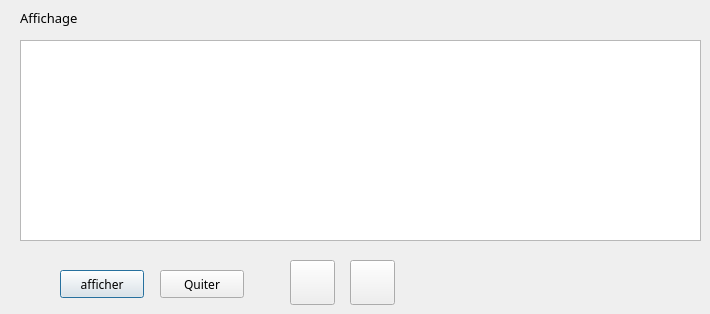
      <widget class="QWidget" name="tab_10">
       <attribute name="title">
        <string>Affichage</string>
       </attribute>
       <widget class="QTableView" name="tableView">
        <property name="geometry">
         <rect>
          <x>20</x>
          <y>40</y>
          <width>681</width>
          <height>201</height>
         </rect>
        </property>
       </widget>
       <widget class="QLabel" name="label_2">
        <property name="geometry">
         <rect>
          <x>20</x>
          <y>10</y>
          <width>141</width>
          <height>16</height>
         </rect>
        </property>
        <property name="font">
         <font>
          <family>MS Reference Sans Serif</family>
          <pointsize>10</pointsize>
          <weight>50</weight>
          <bold>false</bold>
         </font>
        </property>
        <property name="text">
         <string>Affichage</string>
        </property>
       </widget>
       <widget class="QPushButton" name="pushButton_PDFProd">
        <property name="geometry">
         <rect>
          <x>350</x>
          <y>260</y>
          <width>45</width>
          <height>45</height>
         </rect>
        </property>
        <property name="minimumSize">
         <size>
          <width>45</width>
          <height>45</height>
         </size>
        </property>
        <property name="font">
         <font>
          <family>MS Shell Dlg 2</family>
          <pointsize>12</pointsize>
          <weight>50</weight>
          <italic>false</italic>
          <bold>false</bold>
         </font>
        </property>
        <property name="styleSheet">
         <string notr="true">QPushButton{

    font: 12pt &quot;MS Shell Dlg 2&quot;;

color:white;

background-image:url(C:/Users/ASUS/Documents/kiosqueK/pdf(1));

background-position:  center;

background-repeat:no-repeat;

				   }</string>
        </property>
        <property name="text">
         <string/>
        </property>
       </widget>
       <widget class="QPushButton" name="pushButton">
        <property name="geometry">
         <rect>
          <x>290</x>
          <y>260</y>
          <width>45</width>
          <height>45</height>
         </rect>
        </property>
        <property name="minimumSize">
         <size>
          <width>45</width>
          <height>45</height>
         </size>
        </property>
        <property name="styleSheet">
         <string notr="true">QPushButton{

    font: 12pt &quot;MS Shell Dlg 2&quot;;

color:white;

background-image:url(C:/Users/ASUS/Documents/kiosqueK/excel);

background-position:  center;

background-repeat:no-repeat;

				   }</string>
        </property>
        <property name="text">
         <string/>
        </property>
       </widget>
       <widget class="QPushButton" name="quitter_afficher">
        <property name="geometry">
         <rect>
          <x>160</x>
          <y>270</y>
          <width>84</width>
          <height>28</height>
         </rect>
        </property>
        <property name="font">
         <font>
          <family>MS Reference Sans Serif</family>
         </font>
        </property>
        <property name="contextMenuPolicy">
         <enum>Qt::NoContextMenu</enum>
        </property>
        <property name="styleSheet">
         <string notr="true">QPushButton::hover
{
	background-color: qlineargradient(spread:pad, x1:0, y1:0.511, x2:1, y2:0.511, stop:0 rgba(0, 207, 179, 255),stop:1 rgb(108, 135, 255));

}</string>
        </property>
        <property name="text">
         <string>Quiter</string>
        </property>
        <property name="autoDefault">
         <bool>false</bool>
        </property>
        <property name="default">
         <bool>false</bool>
        </property>
        <property name="flat">
         <bool>false</bool>
        </property>
       </widget>
       <widget class="QPushButton" name="afficher">
        <property name="geometry">
         <rect>
          <x>60</x>
          <y>270</y>
          <width>84</width>
          <height>28</height>
         </rect>
        </property>
        <property name="font">
         <font>
          <family>MS Reference Sans Serif</family>
         </font>
        </property>
        <property name="focusPolicy">
         <enum>Qt::StrongFocus</enum>
        </property>
        <property name="styleSheet">
         <string notr="true">QPushButton::hover
{
	background-color: qlineargradient(spread:pad, x1:0, y1:0.511, x2:1, y2:0.511, stop:0 rgba(0, 207, 179, 255),stop:1 rgb(108, 135, 255));

}</string>
        </property>
        <property name="text">
         <string>afficher</string>
        </property>
        <property name="default">
         <bool>true</bool>
        </property>
       </widget>
      </widget>
